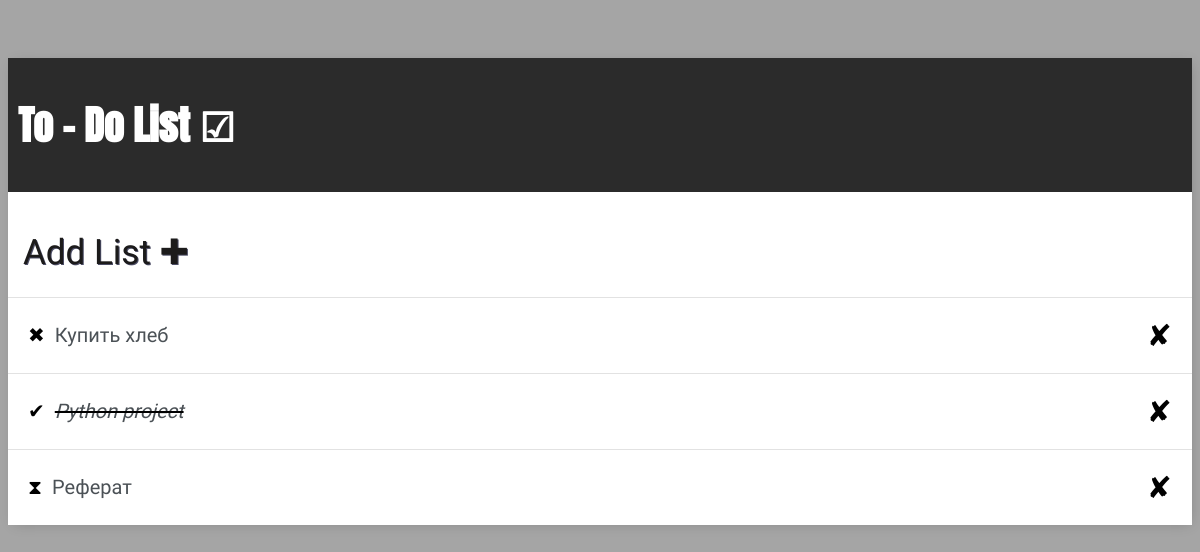
Before: / with the older database file.
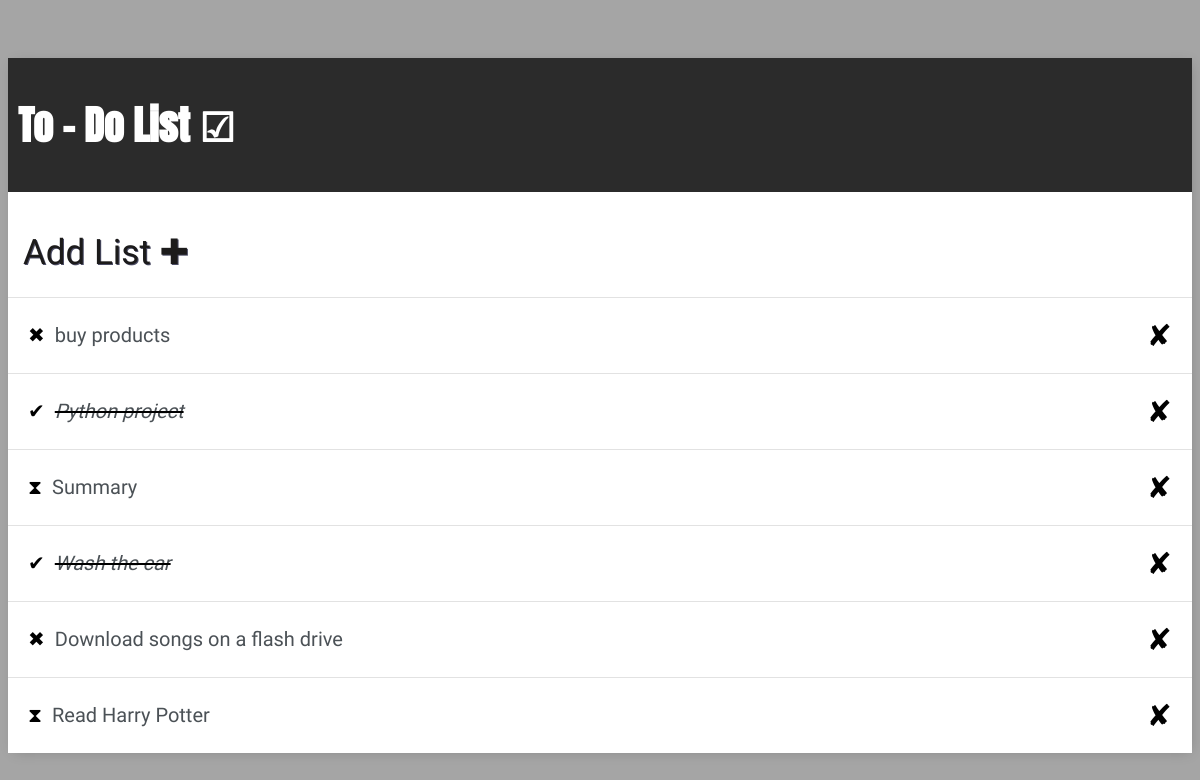
After: the same page with the newer database file.
### to_do/models.py (models this page shows)
class Task(models.Model):
    CHOICES = [
            ('YES', 'Done'),
            ('PL', 'Scheduled'),
            ('NOT', 'Canceled'),
    ]
    title = models.CharField(max_length=250)
    status = models.CharField(max_length=50, choices=CHOICES)
    created = models.DateField(auto_now_add=False)
    def __str__(self):
        return self.title
    class Meta:
        ordering = ['created']

### to_do/views.py (the view)
# urls.py: path('', TaskList.as_view(), name='tasks'),
class TaskList(ListView):
    model = Task
    context_object_name = 'tasks'

### to_do/templates/to_do/task_list.html (shortened to what this page needs)
{% extends 'to_do/base.html' %}
{% block content %}
<div class="header-bar">
    <div>
        <h1>To - Do List &#9745;</h1>
    </div>
</div>
<div id="search-add-wrapper" class="search">
<a id="add-link" href="{% url 'task-create' %}"> Add List &#10010; </a>
</div>
<br>
<div class="task-items-wrapper">
    {% for task in tasks %}
    <div class="task-wrapper">
        {% if task.status == 'YES' %}
            <div class="task-title">
                <div>&#10004;</div>
                <i><s><a href="{% url 'task-edit' task.id %}">{{task}}</a></s></i>
            </div>
            <a class="delete-link" href="{% url 'task-delete' task.id %}">&#10008;</a>
            {% elif task.status == 'PL' %}
            <div class="task-title">
                <div>&#10711;</div>
                <a href="{% url 'task-edit' task.id %}">{{task}}</a>
            </div>
            <a class="delete-link" href="{% url 'task-delete' task.id %}">&#10008;</a>
        {% elif task.status == 'NOT' %}
            <div class="task-title">
                <div>&#10006;</div>
                <a href="{% url 'task-edit' task.id %}">{{task}}</a>
            </div>
            <a class="delete-link" href="{% url 'task-delete' task.id %}">&#10008;</a>
        {% endif %}
        </div>
        {% empty %}
        <h3 style="margin-left: 15px;">Нет задач</h3>
        {% endfor %}
</div>
{% endblock content %}

### to_do/templates/to_do/base.html (shortened to what this page needs)
{% load static %}
<html>
<head>
    <link rel="stylesheet" href="{% static 'css/to_do.css' %}">
</head>
<body >
<div class="container">
    {% block content %}
    {% endblock content %}
</div>
</body>
</html>

### to_do/static/css/to_do.css (style rules this page uses)
body { background-color: #FAFAFA; font-family: 'Oswald', sans-serif; padding-top: 50px; background-color: #a5a5a5; }
h1, h2, h3, h4, h5, h6 { font-family: 'Anton', sans-serif; }
a, p { color: #4b5156 }
.container { max-width: 1980px; margin: auto; background-color: #fff; -webkit-box-shadow: 2px 2px 13px -4px rgba(0, 0, 0, 0.21); box-shadow: 2px 2px 13px -4px rgba(0, 0, 0, 0.21); font-size: 20px; }
.header-bar { display: flex; justify-content: space-between; color: rgb(255, 255, 255); padding: 10px; background:rgb(43, 43, 43); }
.task-wrapper { display: flex; align-items: center; justify-content: space-between; padding: 20px; background-color: #fff; border-top: 1px solid rgb(226, 226, 226); }
.task-title { display: flex; }
.task-title a { text-decoration: none; color: #4b5156; margin-left: 10px; }
.delete-link { text-decoration: none; color: #000000; font-size: 30px; }
#add-link { width: 100%; text-align: left; margin-left: 15px; color: #1C1B1B; text-decoration: none; font-size: 35px; text-shadow: 1px 1px #4B4C64; }

Changed rows visible on the page:
changed Task: title "Купить хлеб" → "buy products"
changed Task: title "Реферат" → "Summary"
added Task: title "Wash the car"
added Task: title "Download songs on a flash drive"
added Task: title "Read Harry Potter"
